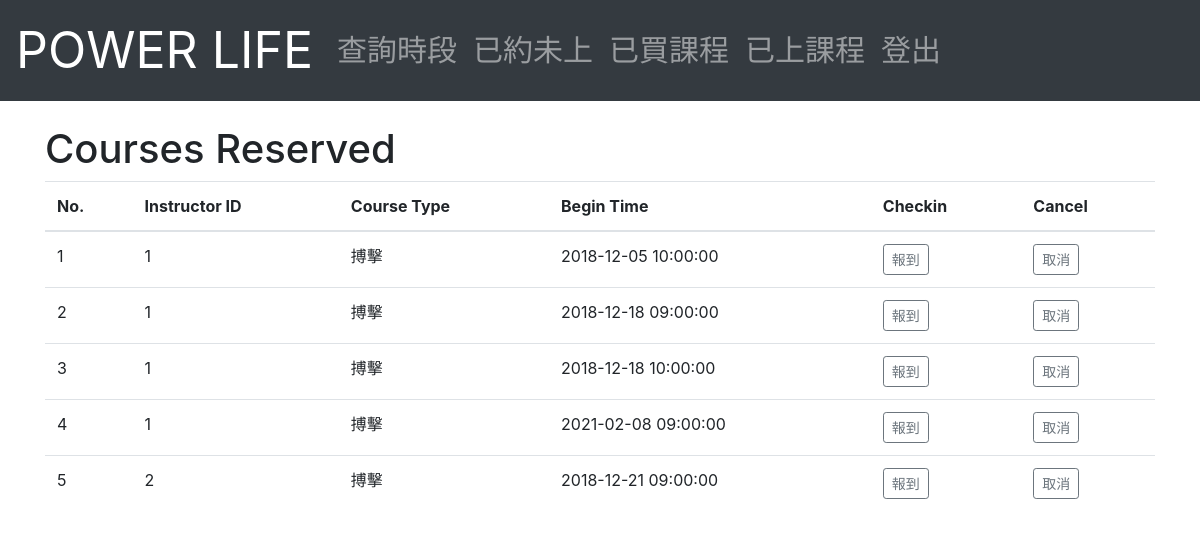
The app's page /Member/coursesReserved.php (signed in), older data.
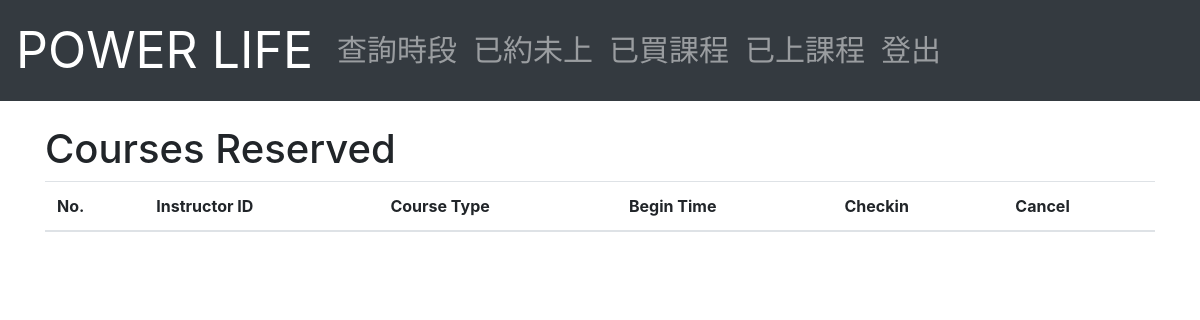
The same page, newer data.
### tables this page shows
CREATE TABLE `appoint` (
  `Course_ID` int(6) NOT NULL,
  `I_ID` int(6) NOT NULL,
  `Begin_Time` datetime NOT NULL,
  `Status` char(15) NOT NULL DEFAULT 'Appoint'
);

CREATE TABLE `course` (
  `Course_ID` int(6) NOT NULL,
  `M_ID` int(6) NOT NULL,
  `Price` int(6) NOT NULL,
  `Course_Type` varchar(40) DEFAULT NULL,
  `Number_of_Period` int(3) NOT NULL,
  `Remaining_Number` int(3) NOT NULL,
  `Open_Time` datetime NOT NULL DEFAULT CURRENT_TIMESTAMP
);

### Member/coursesReserved.php (the view, shortened to what this page needs)
<?php	require_once('database.php'); ?>
<!DOCTYPE html>
<html lang="en">
<head>
  <link rel="stylesheet" href="https://stackpath.bootstrapcdn.com/bootstrap/4.1.3/css/bootstrap.min.css">
</head>
<body>
<?php echo file_get_contents('../navbar_M.html'); ?>
<div class="container">
	<br>
	<h1>Courses Reserved</h1>
</div>
<div class="container">
<table  class="table table-hover" cellpadding="2" cellspacing="2">
	  <thead>
		<tr>
		<th>No.</th>
		<th>Instructor ID</th>
		<th>Course Type</th>
		<th>Begin Time</th>
		<th>Checkin</th>
		<th>Cancel</th>
		</tr>
	  </thead>
  	  <tbody>
  	  	<form id="myform" action="updateDB.php" method="POST">
		<?php
		$ID=$_SESSION['ID'];
		$result = mysqli_query($mysqli, "
		SELECT `I_ID`, `Course_Type`, `Begin_Time`, `appoint`.`Course_ID`
		FROM `appoint`,  `course`
		WHERE `M_ID`= '$ID' AND `status`='Appoint' AND `appoint`.`Course_ID`=`course`.`Course_ID`
		");
		$i=0;
		while($query_data = mysqli_fetch_row($result)) {
		  echo "<tr><td>",$i+1,"</td>";
		  echo "<td>",$query_data[0], "</td>",
			   "<td>",$query_data[1], "</td>",
			   "<td>",$query_data[2], "</td>";
		  echo "<td> <input onClick='updateIndexValueInHiddenInput(",$i,")' type='submit' class='btn btn-outline-secondary btn-sm' name='rollinbtn' value='報到'> </td>";
		  echo "<td> <input onClick='updateIndexValueInHiddenInput(",$i,")' type='submit' class='btn btn-outline-secondary btn-sm' name='cancelbtn' value='取消'></td>";
		  echo "</tr>";
		  $i++;
		}
		?>
		</form>
	  </tbody>
</table>
</div>
</body>
</html>

Row changes from the older to the newer data that the page shows:
removed appoint: I_ID "1", Course_ID.Course_Type "搏擊", Begin_Time "2018-12-05 10:00:00"
removed appoint: I_ID "1", Course_ID.Course_Type "搏擊", Begin_Time "2018-12-18 09:00:00"
removed appoint: I_ID "1", Course_ID.Course_Type "搏擊", Begin_Time "2018-12-18 10:00:00"
removed appoint: I_ID "1", Course_ID.Course_Type "搏擊", Begin_Time "2021-02-08 09:00:00"
removed appoint: I_ID "2", Course_ID.Course_Type "搏擊", Begin_Time "2018-12-21 09:00:00"
